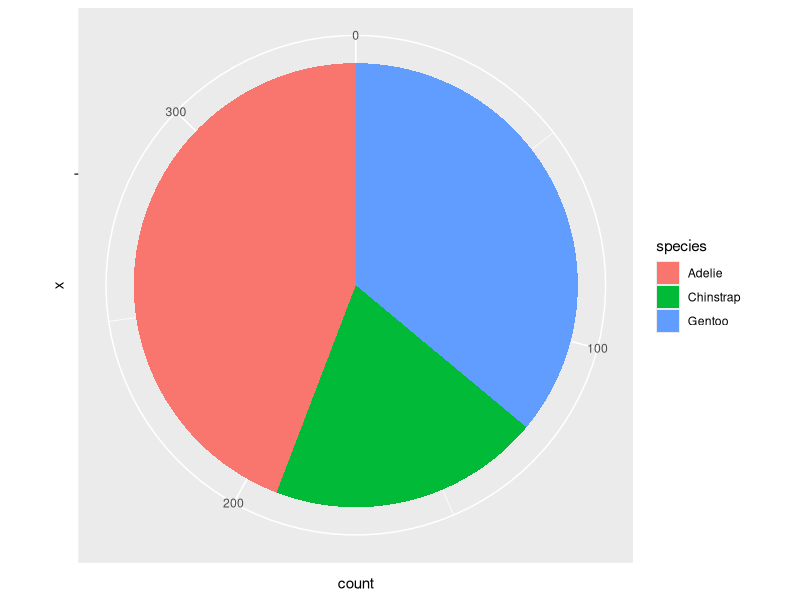

This figure's R source:

            library(ggplot2)
            library(palmerpenguins)
            built_answer <- tryCatch(
                {
                    set.seed(42)
                    ggplot(penguins, aes(x = "", fill = species)) + geom_bar() + coord_polar(theta = "y")
                    suppressWarnings(
                        if (!file.exists("/sandbox/figures/species_count_pie_coord_polar_answer.png")) {
                            ggsave(
                                width = 3,
                                height = 3,
                                "/sandbox/figures/species_count_pie_coord_polar_answer.png"
                            )
                        }
                    )
                    suppressWarnings(
                        ggplot_build(last_plot())
                    )
                },
                error = function(e) {
                    'ERROR'
                }
            )
            built_submission <- tryCatch(
                {
                    set.seed(42)
                    ggplot(penguins, aes(x = "", y = bill_length_mm, fill = species)) +
  geom_bar() +
  coord_polar(theta = "y") +
  theme_void() +
  theme(legend.position = "none") +
  geom_path(data = penguins, aes(x = 0, y = 0, group = 1, fill = species), linetype = "none") +
  scale_fill_discrete(name = "Species")
                    suppressWarnings(
                        ggsave(
                            width = 3,
                            height = 3,
                            "figures/species_count_pie_coord_polar_submission_llama.png"
                        )
                    )
                    suppressWarnings(
                        ggplot_build(last_plot())
                    )
                },
                error = function(e) {
                    'ERROR'
                }
            )
            cat(isTRUE(all.equal(built_answer, built_submission)))
        
